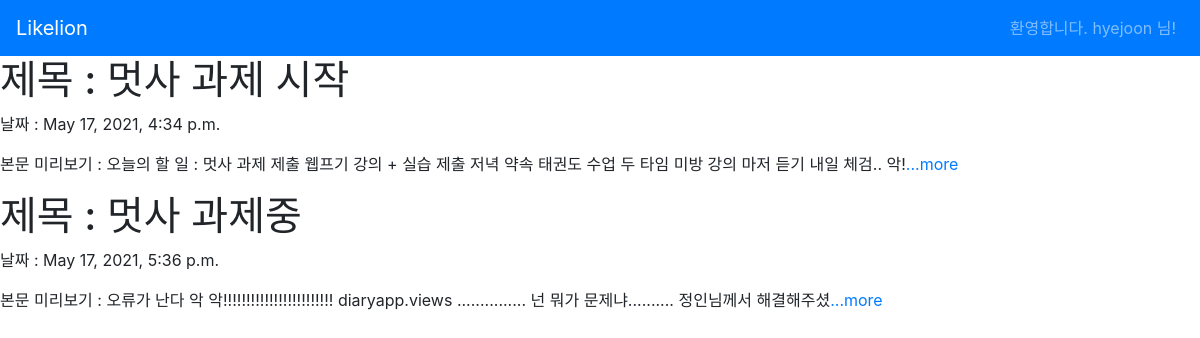
The app's page / (signed in) with its own data.
### diaryapp/models.py (models this page shows, shortened)
class Diary(models.Model):
    title = models.CharField(max_length=200)
    pub_date = models.DateTimeField('data published')
    body = models.TextField()
    def summary(self):
        return self.body[:100]

### diaryapp/views.py (the view)
# urls.py: 2. Add a URL to urlpatterns:  path('', views.home, name='home')
def home(request):
    diaries = Diary.objects
    return render(request, 'home.html', {'diaries' : diaries})

### diaryapp/templates/home.html
{% extends 'base.html' %}
{% block content %}
{% for diary in diaries.all %}
<h1> 제목 : {{diary.title}} </h1>
<p> 날짜 : {{diary.pub_date}} </p>
<p> 본문 미리보기 : {{diary.summary}}<a href="{%url 'detail' diary.id%}">...more</a> </p>
{% endfor %}
{% endblock %}

### diaryapp/templates/base.html (shortened to what this page needs)
{% load bootstrap4 %}
{% bootstrap_css %}
<nav class="navbar navbar-expand-lg navbar-dark bg-primary">
<a class="navbar-brand" href="{% url 'home' %}">Likelion</a>
<div class="collapse navbar-collapse" id="navbarNav">
<ul class="navbar-nav ml-auto">
<li class="nav-item">
<a class="nav-item navlink" href="{% url 'home' %}">Home</span></a>
</li>
{% if user.is_authenticated %}
<li class="nav-item dropdown">
<a class="nav-link dropdowntoggle" id="navbarDropdown" role="button" data-toggle="dropdown"
aria-haspopup="true" ariaexpanded="false">환영합니다. {{ user.username }} 님!</a>
</li>
{% endif %}
</ul>
</div></nav>
{% block content %}
{% endblock %}

### records on screen
Diary: title "멋사 과제 시작", pub_date "May 17, 2021, 4:34 p.m.", summary "오늘의 할 일 : 멋사 과제 제출 웹프기 강의 + 실습 제출 저녁 약속 태권도 수업 두 타임 미방 강의 마저 듣기 내일 체검.. 악!"
Diary: title "멋사 과제중", pub_date "May 17, 2021, 5:36 p.m.", summary "오류가 난다 악 악!!!!!!!!!!!!!!!!!!!!!!!! diaryapp.views ............... 넌 뭐가 문제냐.......... 정인님께서 해결해주셨"

### other values on screen
{{ user.username }} "hyejoon"
